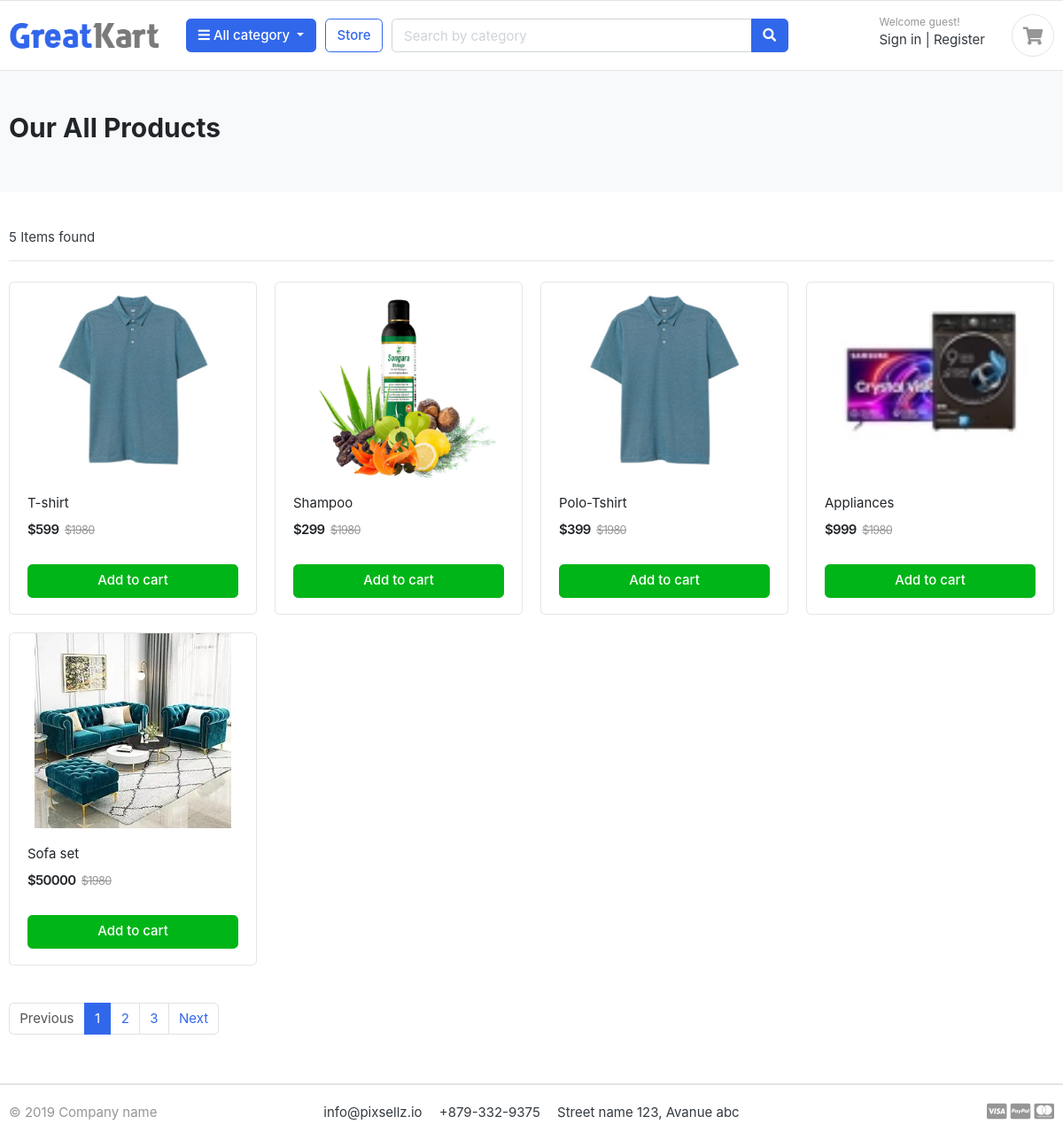
/store/, run on the app's committed database.
### store/models.py (models this page shows, shortened)
class Product(models.Model):
    product_name = models.CharField(max_length=200, unique=True)
    slug = models.SlugField(max_length=200, unique=True)
    description = models.TextField(max_length=500, blank=True)
    price = models.IntegerField()
    images = models.ImageField(upload_to='photos/products')
    stock = models.IntegerField()
    is_available = models.BooleanField(default=True)
    category = models.ForeignKey(Category, on_delete=models.CASCADE)
    created_date = models.DateTimeField(auto_now_add=True)
    modified_date = models.DateTimeField(auto_now=True)
    def get_url(self):
        return reverse('product_detail', args=[self.category.slug, self.slug])

### store/views.py (the view)
# urls.py: path('store/', include('store.urls')),
def store(request, category_name=None):
    products = Product.objects.all().filter(is_available=True)
    products_count = products.count()
    category = Category.objects.all()
    if category_name:
        categories = get_object_or_404(Category, slug=category_name)
        products = Product.objects.all().filter(category=categories)
        products_count = products.count()
    context = {'products': products, 'products_count': products_count,'categories': category}
    return render(request, 'store.html', context)

### templates/store.html (shortened to what this page needs)
{% extends 'base.html' %}
{% load static %}
{% block content %}
<section class="section-pagetop bg">
<div class="container">
	<h2 class="title-page">Our All Products</h2>
</div>
</section>
<section class="section-content padding-y">
<div class="container">
<div class="row">
	<main class="col-md-12">
<header class="border-bottom mb-4 pb-3">
		<div class="form-inline">
			<span class="mr-md-auto">{{ products_count }} Items found </span>
		</div>
</header>
<div class="row">
    {% for product in products %}
	<div class="col-md-3">
		<figure class="card card-product-grid">
			<div class="img-wrap">
				<a href="{{ product.get_url }}"><img src="{{ product.images.url }}"></a>
			</div>
			<figcaption class="info-wrap">
				<div class="fix-height">
					<a href="{{ product.get_url }}" class="title">{{ product.product_name }}</a>
					<div class="price-wrap mt-2">
						<span class="price">${{ product.price }}</span>
						<del class="price-old">$1980</del>
					</div>
				</div>
				<a href="{{ product.get_url }}" class="btn btn-block btn-success">Add to cart </a>
			</figcaption>
		</figure>
	</div>
    {% endfor %}
</div>
<nav class="mt-4" aria-label="Page navigation sample">
  <ul class="pagination">
    <li class="page-item disabled"><a class="page-link" href="#">Previous</a></li>
    <li class="page-item active"><a class="page-link" href="#">1</a></li>
    <li class="page-item"><a class="page-link" href="#">2</a></li>
    <li class="page-item"><a class="page-link" href="#">3</a></li>
    <li class="page-item"><a class="page-link" href="#">Next</a></li>
  </ul>
</nav>
	</main>
</div>
</div>
</section>
{% endblock %}

### templates/base.html (shortened to what this page needs)
{% load static %}
<!DOCTYPE HTML>
<html lang="en">
<head>
<link href="{% static 'css/bootstrap.css' %}" rel="stylesheet" type="text/css"/>
<link href="{% static 'fonts/fontawesome/css/all.min.css' %}" type="text/css" rel="stylesheet">
<link href="{% static 'css/ui.css' %}" rel="stylesheet" type="text/css"/>
<link href="{% static 'css/responsive.css' %} " rel="stylesheet" media="only screen and (max-width: 1200px)" />
</head>
<body>
{% include 'navbar.html' %}
{% block content %}{% endblock %}
{% include 'footer.html' %}

### templates/navbar.html (shortened to what this page needs)
{% load static %}
<header class="section-header">
<section class="header-main border-bottom">
	<div class="container">
<div class="row align-items-center">
	<div class="col-lg-2 col-md-3 col-6">
		<a href="{% url 'home' %}" class="brand-wrap">
			<img class="logo" src="{% static './images/logo.png' %}">
		</a>
	</div>
	<div class="col-lg col-sm col-md col-6 flex-grow-0">
		<div class="category-wrap dropdown d-inline-block float-right">
			<button type="button" class="btn btn-primary dropdown-toggle" data-toggle="dropdown">
				<i class="fa fa-bars"></i> All category
			</button>
		</div>
	</div>
	<a href="{% url 'store' %}" class="btn btn-outline-primary">Store</a>
	<div class="col-lg  col-md-6 col-sm-12 col">
		<form action="#" method="GET" class="search">
			<div class="input-group w-100">
				<input type="text" class="form-control" style="width:60%;" name="category" placeholder="Search by category">
				<div class="input-group-append">
					<button class="btn btn-primary" type="submit">
						<i class="fa fa-search"></i>
					</button>
				</div>
			</div>
		</form>
	</div>
	<div class="col-lg-3 col-sm-6 col-8 order-2 order-lg-3">
				<div class="d-flex justify-content-end mb-3 mb-lg-0">
					<div class="widget-header">
						{%  if user.is_authenticated %}
						<small class="title text-muted">Welcome {{ user.username }}!</small>
						<div>
							<a href="#">Logout</a>
						</div>
						{% else %}
						<small class="title text-muted">Welcome guest!</small>
						<div>
							<a href="./signin.html">Sign in</a> <span class="dark-transp"> | </span>
							<a href="./register.html"> Register</a>
						</div>
						{% endif %}
					</div>
					<a href="{% url 'cart' %}" class="widget-header pl-3 ml-3">
						<div class="icon icon-sm rounded-circle border"><i class="fa fa-shopping-cart"></i></div>
					</a>
				</div>
			</div>
</div>
	</div>
</section>
</header>

### templates/footer.html
{% load static %}
<footer class="section-footer border-top">
	<div class="container">
		<section class="footer-bottom border-top row">
			<div class="col-md-2">
				<p class="text-muted"> &copy 2019 Company name </p>
			</div>
			<div class="col-md-8 text-md-center">
				<span  class="px-2">info@pixsellz.io</span>
				<span  class="px-2">+879-332-9375</span>
				<span  class="px-2">Street name 123, Avanue abc</span>
			</div>
			<div class="col-md-2 text-md-right text-muted">
				<i class="fab fa-lg fa-cc-visa"></i>
				<i class="fab fa-lg fa-cc-paypal"></i>
				<i class="fab fa-lg fa-cc-mastercard"></i>
			</div>
		</section>
	</div>
</footer>

### static/css/ui.css (style rules this page uses)
html { font-family: "Inter", sans-serif; font-size: 15px; }
.img-wrap { text-align: center; display: block; }
.img-wrap img { max-width: 100%; }
.price-wrap { letter-spacing: -0.7px; }
.icon-xs, .icon-sm, .icon-md, .icon-lg { display: inline-block; text-align: center; flex-shrink: 0; flex-grow: 0; }
.icon-sm { width: 48px; height: 48px; line-height: 48px !important; font-size: 20px; }
.padding-y { padding-top: 40px; padding-bottom: 40px; }
figure { margin-bottom: 0; }
.bg { background-color: #f8f9fa; }
.title-page { color: #212529; }
p:last-child { margin-bottom: 0; }
.header-main { position: relative; padding-top: 1rem; padding-bottom: 1rem; }
.brand-wrap .logo, .navbar-brand .logo { margin-right: 7px; max-height: 42px; display: inline-block; }
.widget-header { display: inline-block; vertical-align: middle; position: relative; }
.widget-header a { color: #343a40; }
.widget-header i { color: #969696; }
.widget-header .title { display: block; }
.footer-bottom { padding-top: 20px; padding-bottom: 20px; }
[class*=card-product] a.title { color: #212529; display: block; }
[class*=card-product] .img-wrap { overflow: hidden; position: relative; }
[class*=card-product] .img-wrap img { height: 100%; max-width: 100%; width: auto; display: inline-block; -o-object-fit: cover; object-fit: cover; }
.card-product-grid { margin-bottom: 20px; }
.card-product-grid .img-wrap { border-radius: 0.2rem 0.2rem 0 0; height: 220px; }
.card-product-grid .info-wrap { overflow: hidden; padding: 18px 20px; }
.card-product-grid .fix-height { height: 80px; overflow: hidden; }
.card .img-wrap { overflow: hidden; }
.price { font-weight: 600; color: #212529; }
.price-old { color: #969696; margin-left: 3px; font-size: 85%; }
.section-pagetop { padding: 45px 0; }

### data on the page
Product: images (picture), product_name "T-shirt", price "599"
Product: images (picture), product_name "Shampoo", price "299"
Product: images (picture), product_name "Polo-Tshirt", price "399"
Product: images (picture), product_name "Appliances", price "999"
Product: images (picture), product_name "Sofa set", price "50000"

### other printed values
{{ products_count }} "5"
